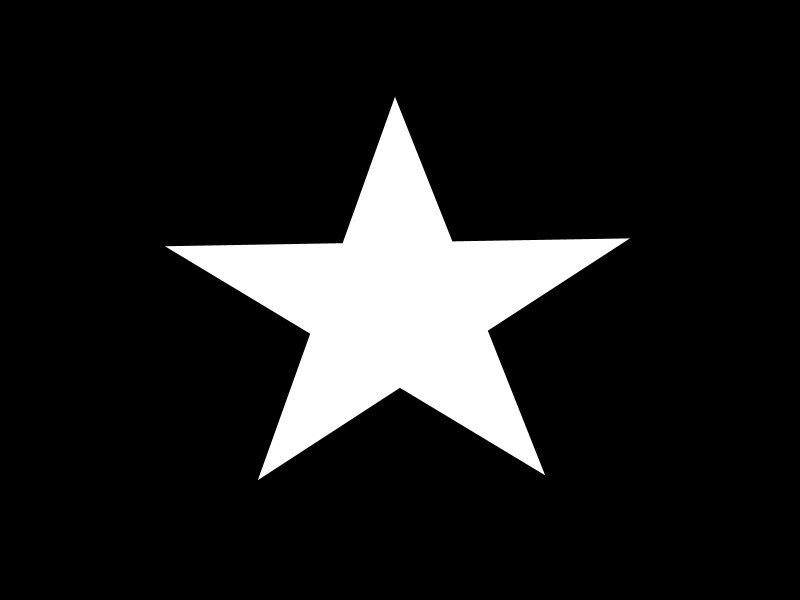
#> input picture ProgramasYRecursos/squeletizacion/img2.jpg, 800 x 600 px
$ python esqueleto.py
#> lines starting #> are read from the running program, lines starting #| are printed output that depends on the picture; after the words box and inside, x2 and y2 are one past the last pixel; in counts of white or black regions, pixels touching at a corner belong together
#!/usr/bin/env python3
# -*- coding: utf-8 -*-
"""
Created on Thu Sep  5 22:52:07 2019

@author: mar
"""

import cv2
import numpy as np

img = cv2.imread('img2.jpg',0)
#> img is the input picture: shape (600, 800); min 0, max 255, mean 30.7
size = np.size(img)
#> size = 480000
skel = np.zeros(img.shape,np.uint8)

ret,img = cv2.threshold(img,172,255,0)
#> img: shape (600, 800); 12% white; 1 white region, box (x1, y1, x2, y2) and area: (166, 98, 628, 479) 57539
element = cv2.getStructuringElement(cv2.MORPH_CROSS,(3,3))
done = False

while( not done):
    eroded = cv2.erode(img,element)
    temp = cv2.dilate(eroded,element)
    temp = cv2.subtract(img,temp)
    skel = cv2.bitwise_or(skel,temp)
    img = eroded.copy()

    zeros = size - cv2.countNonZero(img)
    if zeros==size:
        done = True
#> this loop made 101 passes
#> zeros on passes 1 to 12: 423956, 425430, 426882, 428312, 429719, 431105, 432468, 433809, 435128, 436427, 437703, 438958
#> pass 1, `eroded = cv2.erode(img,element)`:
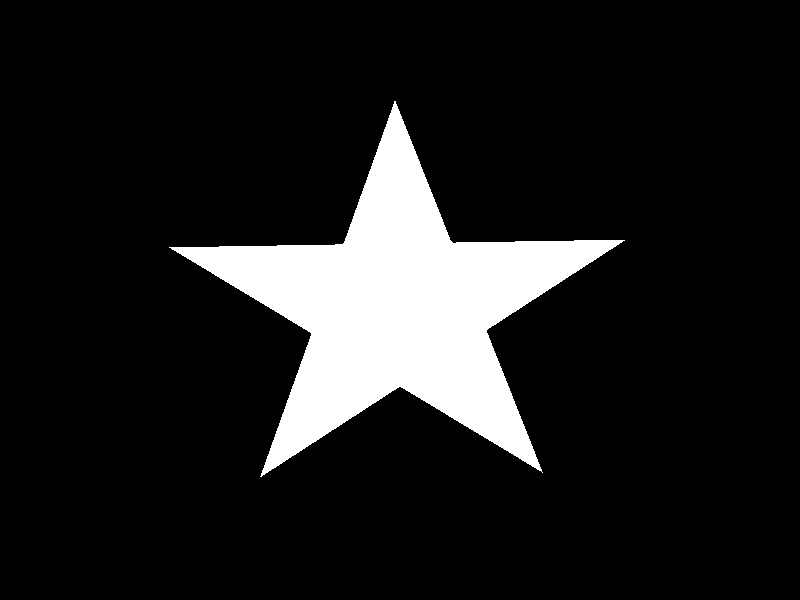
#> eroded: shape (600, 800); 11.7% white; 1 white region, box (x1, y1, x2, y2) and area: (169, 101, 625, 477) 56044
#> pass 1, `temp = cv2.subtract(img,temp)`:
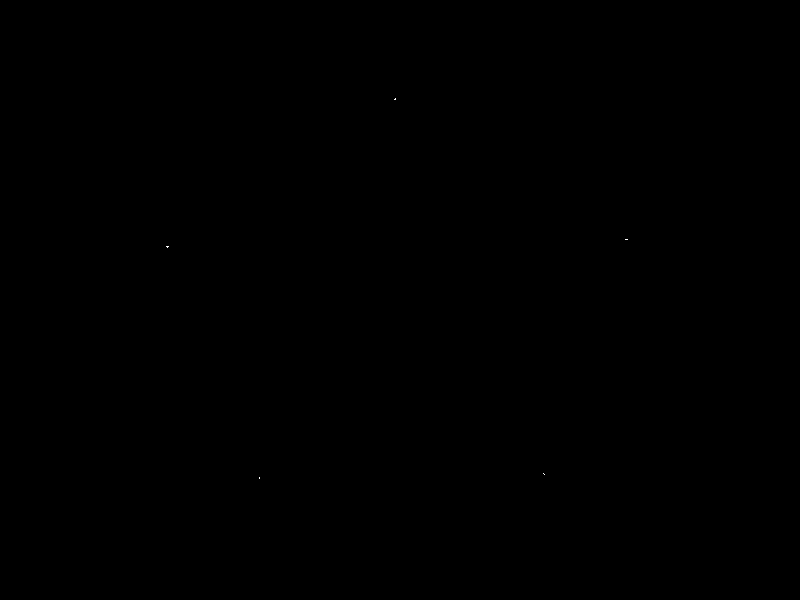
#> temp: shape (600, 800); 0% white in thin lines or dots, all inside (x1, y1, x2, y2) = (166, 98, 628, 479)
#> pass 2, `eroded = cv2.erode(img,element)`:
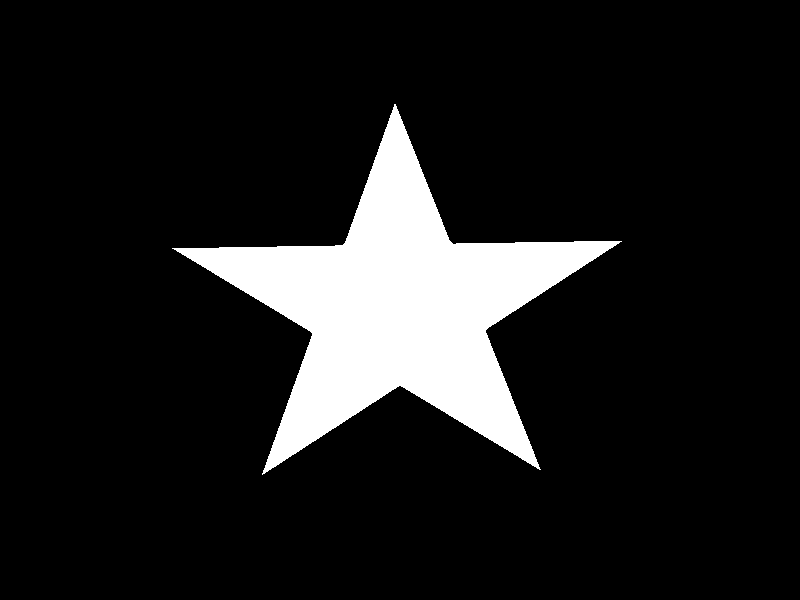
#> eroded: shape (600, 800); 11.4% white; 1 white region, box (x1, y1, x2, y2) and area: (172, 104, 622, 475) 54570
#> after the loop: eroded: shape (600, 800); every value is 0
#> after the loop:
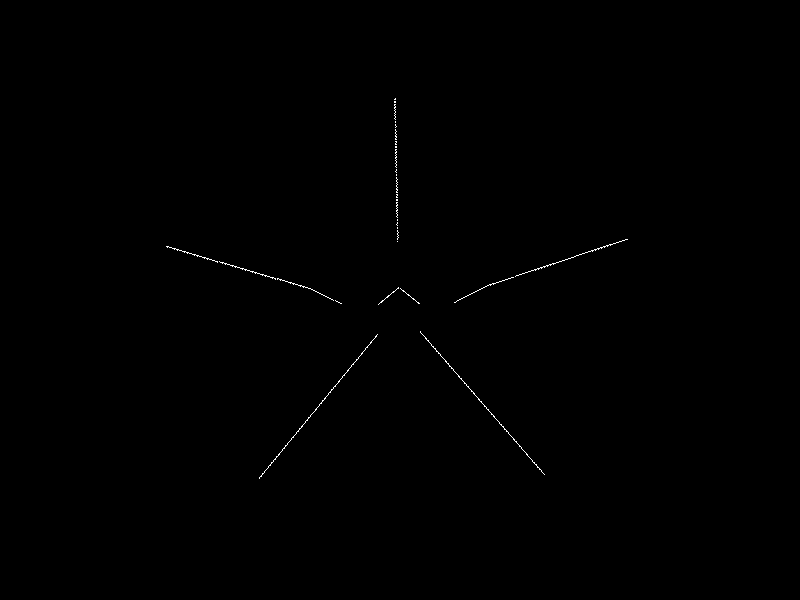
#> skel: shape (600, 800); 0.2% white in thin lines or dots, all inside (x1, y1, x2, y2) = (166, 98, 628, 479)

cv2.imshow("skel",skel)
cv2.waitKey(0)
cv2.destroyAllWindows()
